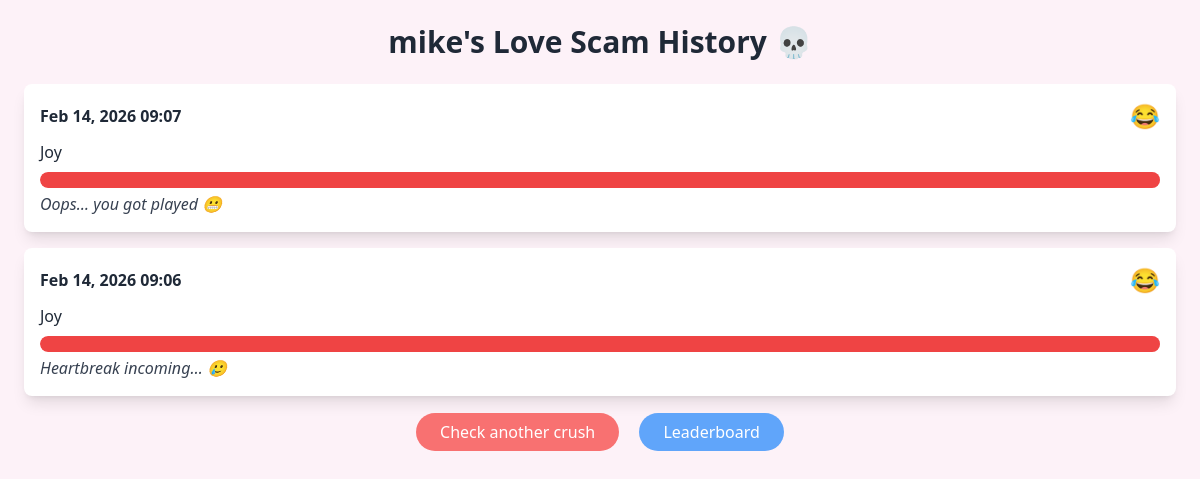
Page /history/mike/ on the committed database.
### scam_detector/models.py (models this page shows, shortened)
class ScamReport(models.Model):
    nickname = models.CharField(max_length=50)
    avatar = models.CharField(max_length=10, choices=EMOJI_CHOICES, default="😎")
    crush_name = models.CharField(max_length=255)
    denied_sex = models.BooleanField(default=False)
    mixed_signals = models.BooleanField(default=False)
    lies = models.BooleanField(default=False)
    ghosted = models.BooleanField(default=False)
    last_minute_cancel = models.BooleanField(default=False)
    flirts_with_others = models.BooleanField(default=False)
    inconsistent_messages = models.BooleanField(default=False)
    ignores_messages = models.BooleanField(default=False)
    cancels_dates_last_minute = models.BooleanField(default=False)
    posts_flirty_on_socials = models.BooleanField(default=False)
    talks_about_exes = models.BooleanField(default=False)
    hot_and_cold_behavior = models.BooleanField(default=False)
    flakey_promises = models.BooleanField(default=False)
    sends_confusing_signals = models.BooleanField(default=False)
    surprises_with_ghosting = models.BooleanField(default=False)
    ignored_valentines_messages = models.BooleanField(default=False)
    ghosted_on_valentine = models.BooleanField(default=False)
    cancelled_valentine_date = models.BooleanField(default=False)
    cheesy_gifts_received = models.BooleanField(default=False)
    flirty_texts_with_others = models.BooleanField(default=False)
    overhyped_celebration = models.BooleanField(default=False)
    romantic_promises_broken = models.BooleanField(default=False)
    social_media_posting_without_you = models.BooleanField(default=False)
    ex_mention_on_valentine = models.BooleanField(default=False)
    ignored_flower_delivery = models.BooleanField(default=False)
    valentine_surprise_failed = models.BooleanField(default=False)
    scam_level = models.IntegerField(default=0)
    comment = models.CharField(max_length=255, blank=True)
    slug = models.SlugField(unique=True, blank=True, null=True)
    created_at = models.DateTimeField(auto_now_add=True)

### scam_detector/views.py (the view)
# urls.py: path("history/<str:nickname>/", user_history_view, name="user_history"),
def user_history_view(request, nickname):
    history = ScamReport.objects.filter(nickname=nickname).order_by('-created_at')
    return render(request, "scam_detector/user_history.html", {"nickname": nickname, "history": history})

### templates/scam_detector/user_history.html (shortened to what this page needs)
<!DOCTYPE html>
<html lang="en">
<head>
  <script src="https://cdn.tailwindcss.com"></script>
</head>
<body class="bg-pink-50 text-gray-800 p-6">
  <h1 class="text-3xl font-bold text-center mb-6">{{ nickname }}'s Love Scam History 💀</h1>
  <div class="space-y-4">
    {% for report in history %}
      <div class="bg-white p-4 rounded-lg shadow-lg">
        <div class="flex justify-between items-center mb-2">
          <span class="font-bold">{{ report.created_at|date:"M d, Y H:i" }}</span>
          <span class="text-2xl">{{ report.avatar }}</span>
        </div>
        <div class="mb-2">{{ report.crush_name }}</div>
        <div class="bg-red-200 h-4 rounded-full overflow-hidden">
          <div class="bg-red-500 h-4 rounded-full transition-all" style="width: {{ report.scam_level|floatformat:0 }}%"></div>
        </div>
        <p class="mt-1 italic text-gray-700">{{ report.comment }}</p>
      </div>
    {% endfor %}
  </div>
  <div class="mt-6 text-center space-x-4">
    <a href="{% url 'report' %}" class="bg-red-400 hover:bg-red-500 text-white px-6 py-2 rounded-full transition">Check another crush</a>
    <a href="{% url 'leaderboard' %}" class="bg-blue-400 hover:bg-blue-500 text-white px-6 py-2 rounded-full transition">Leaderboard</a>
  </div>
</body>
</html>

### rows in the picture
ScamReport: created_at "Feb 14, 2026 09:07", avatar "😂", crush_name "Joy", comment "Oops… you got played 😬"
ScamReport: created_at "Feb 14, 2026 09:06", avatar "😂", crush_name "Joy", comment "Heartbreak incoming… 🥲"

### other values in the picture
{{ nickname }} "mike"
